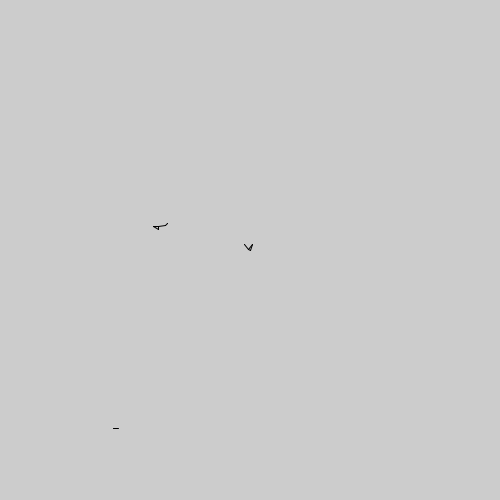
Frame 1 (no input)
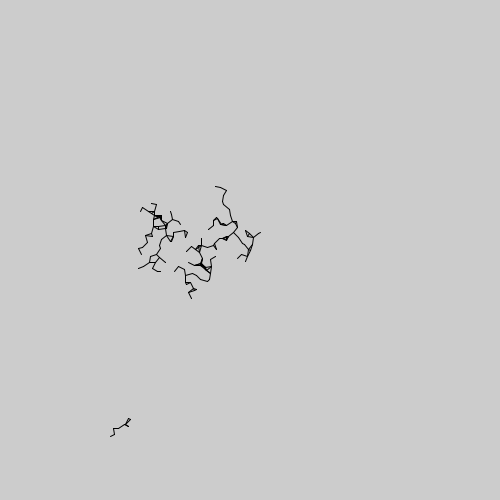
Frame 60 (the mouse pressed at the canvas centre just before this capture)
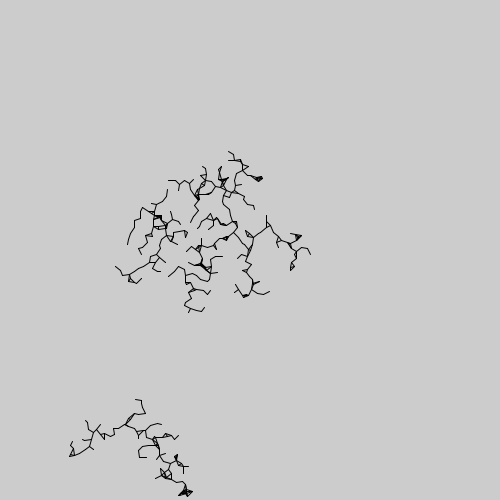
Frame 120 (the mouse held since frame 60 and released just before this capture)

The Processing sketch that drew these frames (run headless with seeded random() and noise(); from frame 60 on, the mouse is pressed at the canvas centre):

// Processing sketch: processing_171822
// ── processing_171822.pde



Cell[] myCells = new Cell[3500];


void setup() {
  size(500, 500);
  for (int i = 0; i < myCells.length; i ++) {
    myCells[i] = new Cell();
  }
}

void draw() {
  //here i created a loop that relates the number of seeds
  //with the total number of cells. As k is an integer,
  //if i had 3500 cells, it will be divided by 1000 and three
  //starting seeds will appear.
  for (int k=0; k<myCells.length/1000; k++) {
    myCells[k].isseed = true;
  }
  //to make the first seed to begin in the center you have
  //to call the location fucntion that comes from the class.
  //as it is vector, you have to maintain its characteristics
  //of funtioning: "new PVector(x , y)".
  myCells[0].location =  new PVector(width/2, height/2);
  //background(255);
  for (int i=0; i< myCells.length; i++) {
    //myCells[i].display();
    myCells[i].update();
  }
  

  for (int i=0; i<myCells.length; i++) {
    if(myCells[i].isseed == false){
      for(int j=0; j<myCells.length;j++){
        if(myCells[j].isseed == true){
          float d;
          d = PVector.dist(myCells[i].location, myCells[j].location);
            //if the activation distance is lower, the velocity
            //of the spreading is hugely reduced
            if(d < 7){
              myCells[i].isseed = true;
              line(myCells[i].location.x, myCells[i].location.y, myCells[j].location.x, myCells[j].location.y); 
            }
          }
        }
      }
    }
  }




float speed = 1;
float angle = random(PI);

class Cell{
  
  PVector location = new PVector();
  PVector velocity = new PVector();
  float dia;
  boolean isseed;
  float cellred, cellgreen, cellblue;
  float lineweight;
   
  
  Cell(){
  
    location = new PVector(random(500), random(500));
    dia = 5;
    isseed = false;
    cellred = 255;
    cellgreen = 255;
    cellblue = 255;
    lineweight = 0.1;
  }
  
  void display(){
    stroke(lineweight);
    if(isseed == true){
      fill(255,0,0);
    }
    if(isseed == false){
    fill(cellred,cellgreen,cellblue);
    }
    ellipse(location.x, location.y, dia,dia);
  }
  void update(){
    if(isseed == false){
    velocity = new PVector(random(-1,1),random(-1,1));
    location.add(velocity);
    }
    
    
  }
}


    

  
  
    
  
